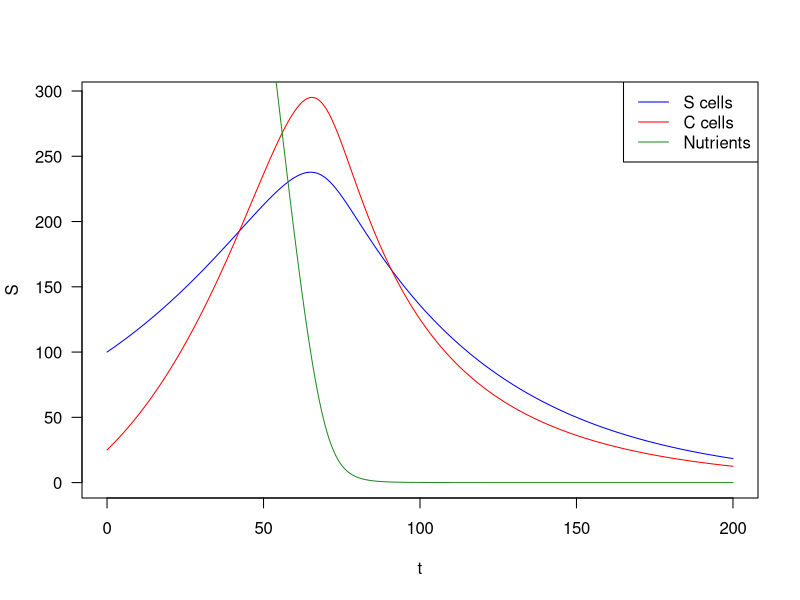

Source code (R):
library(deSolve)
rm(list = ls())

SCN <- function(t, state, parameters)
{
  with(as.list(c(state, parameters)), {
    dS <- S * (beta1 * N/(N+K) - gamma)
    dC <- C * (beta2 * N/(N+K) - delta - tau) + mu * S
    dN <- - N/(N+K) * (beta1 * S + beta2 * C)
    list(c(dS, dC, dN))
  })
}
  
####### Model SCN ####### 
params = c(mu = 0.02, beta1 = 0.04, beta2 = 0.07, gamma = 0.02, delta = 0.04, tau = 0.01, K = 1e2)
init = c(S = 100, C = 25 , N = 1e3)
times <- seq(0, 200, by=0.1)

out <- as.data.frame(ode(y = init, time = times, func = SCN, parms = params))

t = out$time
S = out$S
C = out$C
N = out$N

plot(t,S, type = "l", las=1, col = "blue", ylim = c(0, max(S, C)))
lines(t, C, type = "l", col="red")
lines(t, N, type = "l", col="forestgreen")

legend("topright", legend=c("S cells", "C cells", "Nutrients"),
       col=c("blue", "red", "forestgreen"), lty = 1)
